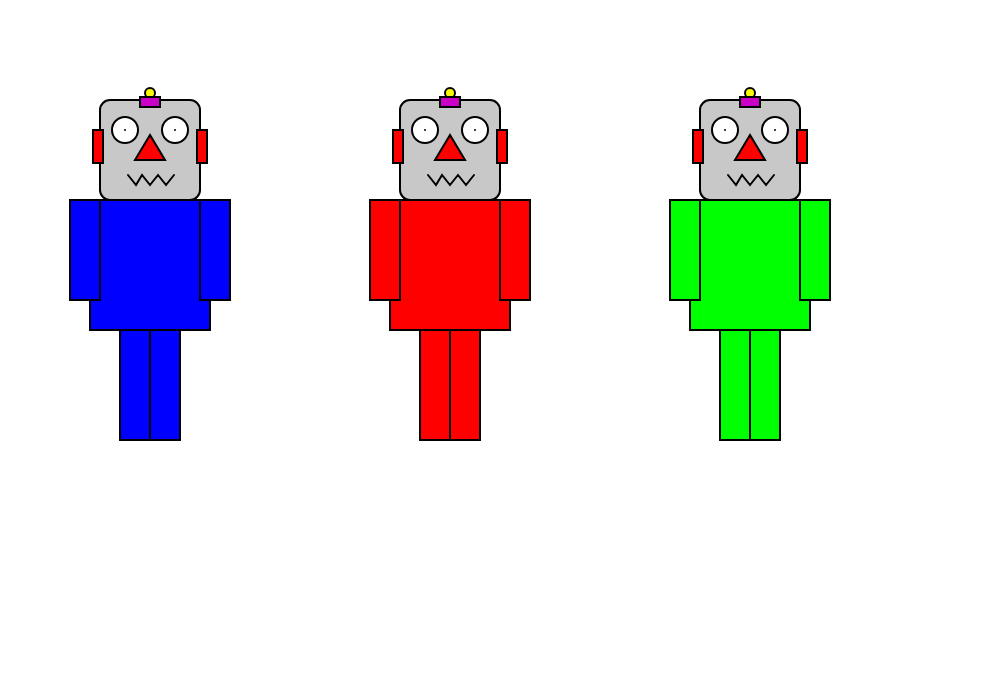
Frame 1 (no input)
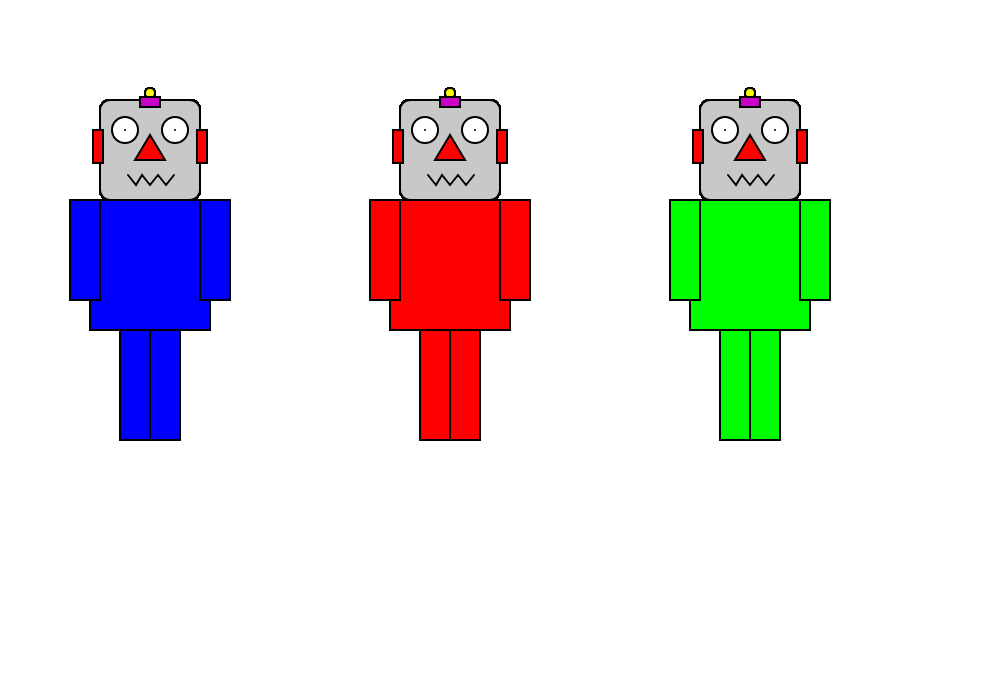
Frame 60 (no input)
Frame 120 (the mouse pressed at the canvas centre since frame 60): identical to frame 60, image omitted

The p5.js sketch that drew these frames (run headless with seeded random() and noise() and a simulated clock; from frame 60 on, the mouse is pressed at the canvas centre):

// p5.js sketch
// ── sketch.js
function setup() {
	//create a canvas for the robot
	createCanvas(1000, 700);
}

function draw() {
	strokeWeight(2);

	//robot body 1 - delete this code and make your own robot body
	fill(0, 0, 255);
	rect(90, 200, 120, 130);
	rect(70, 200, 30, 100);
	rect(200, 200, 30, 100);
	rect(120, 330, 30, 110);
	rect(150, 330, 30, 110);

	//robot body 2 - delete this code and make your own robot body
	fill(255, 0, 0);
	rect(390, 200, 120, 130);
	rect(370, 200, 30, 100);
	rect(500, 200, 30, 100);
	rect(420, 330, 30, 110);
	rect(450, 330, 30, 110);


	//robot body 3 - delete this code and make your own robot body
	fill(0, 255, 0);
	rect(690, 200, 120, 130);
	rect(670, 200, 30, 100);
	rect(800, 200, 30, 100);
	rect(720, 330, 30, 110);
	rect(750, 330, 30, 110);


	// !!! Draw the robot heads - You shouldn't need to change this code !!!

	//robot head 1
	fill(200);
	rect(100, 100, 100, 100, 10);
	//robot head 2
	rect(400, 100, 100, 100, 10);
	//robot head 3
	rect(700, 100, 100, 100, 10);

	//ears
	fill(255, 0, 0);

	//robot ears 1
	rect(93, 130, 10, 33);
	rect(197, 130, 10, 33);

	//robot ears 2
	rect(393, 130, 10, 33);
	rect(497, 130, 10, 33);

	//robot ears 3
	rect(693, 130, 10, 33);
	rect(797, 130, 10, 33);



	//robots' antennas
	fill(250, 250, 0);
	// robot antenna 1
	ellipse(150, 93, 10, 10);
	// robot antenna 1
	ellipse(450, 93, 10, 10);
	// robot antenna 1
	ellipse(750, 93, 10, 10);

	//robots' antennas
	fill(200, 0, 200);
	// robot antenna 1
	rect(140, 97, 20, 10);
	// robot antenna 2
	rect(440, 97, 20, 10);
	// robot antenna 3
	rect(740, 97, 20, 10);


	//robot 1's eyes
	fill(255);
	ellipse(125, 130, 26, 26);
	point(125, 130);
	ellipse(175, 130, 26, 26);
	point(175, 130);

	//robot 2's eyes
	ellipse(425, 130, 26, 26);
	point(425, 130);
	ellipse(475, 130, 26, 26);
	point(475, 130);

	//robot 3's eyes
	ellipse(725, 130, 26, 26);
	point(725, 130);
	ellipse(775, 130, 26, 26);
	point(775, 130);


	//robots' noses
	fill(255, 0, 0);
	//robot 1 nose
	triangle(150, 135, 135, 160, 165, 160);
	//robot 2 nose
	triangle(450, 135, 435, 160, 465, 160);
	//robot 3 nose
	triangle(750, 135, 735, 160, 765, 160);

	//robot 1 mouth
	noFill();
	beginShape();
	vertex(128, 175);
	vertex(136, 185);
	vertex(142, 175);
	vertex(150, 185);
	vertex(158, 175);
	vertex(166, 185);
	vertex(174, 175);
	endShape();

	//robot 2 mouth
	beginShape();
	vertex(428, 175);
	vertex(436, 185);
	vertex(442, 175);
	vertex(450, 185);
	vertex(458, 175);
	vertex(466, 185);
	vertex(474, 175);
	endShape();

	//robot 3 mouth
	beginShape();
	vertex(728, 175);
	vertex(736, 185);
	vertex(742, 175);
	vertex(750, 185);
	vertex(758, 175);
	vertex(766, 185);
	vertex(774, 175);
	endShape();
}
